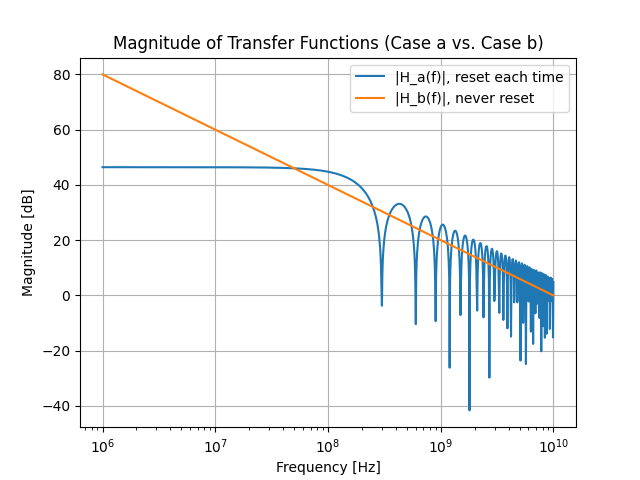

Generate this figure with Python:
import numpy as np
import matplotlib.pyplot as plt
N = 8
f_clk = 2.4e9         
T_clk = 1.0 / f_clk   
T = N * T_clk         
C = 15.925e-12        
f = np.logspace(6, 10, 1000) 
omega = 2.0 * np.pi * f
H_a = (1.0 / C) * (1.0 - np.exp(-1j * omega * T)) / (1j * omega)
H_b = 1.0 / (1j * omega * C)
H_a_mag_dB = 20.0 * np.log10(np.abs(H_a))
H_b_mag_dB = 20.0 * np.log10(np.abs(H_b))

plt.figure()
plt.title("Magnitude of Transfer Functions (Case a vs. Case b)")
plt.xscale("log")
plt.plot(f, H_a_mag_dB, label="|H_a(f)|, reset each time")
plt.plot(f, H_b_mag_dB, label="|H_b(f)|, never reset")
plt.xlabel("Frequency [Hz]")
plt.ylabel("Magnitude [dB]")
plt.legend()
plt.grid(True)
plt.show()
